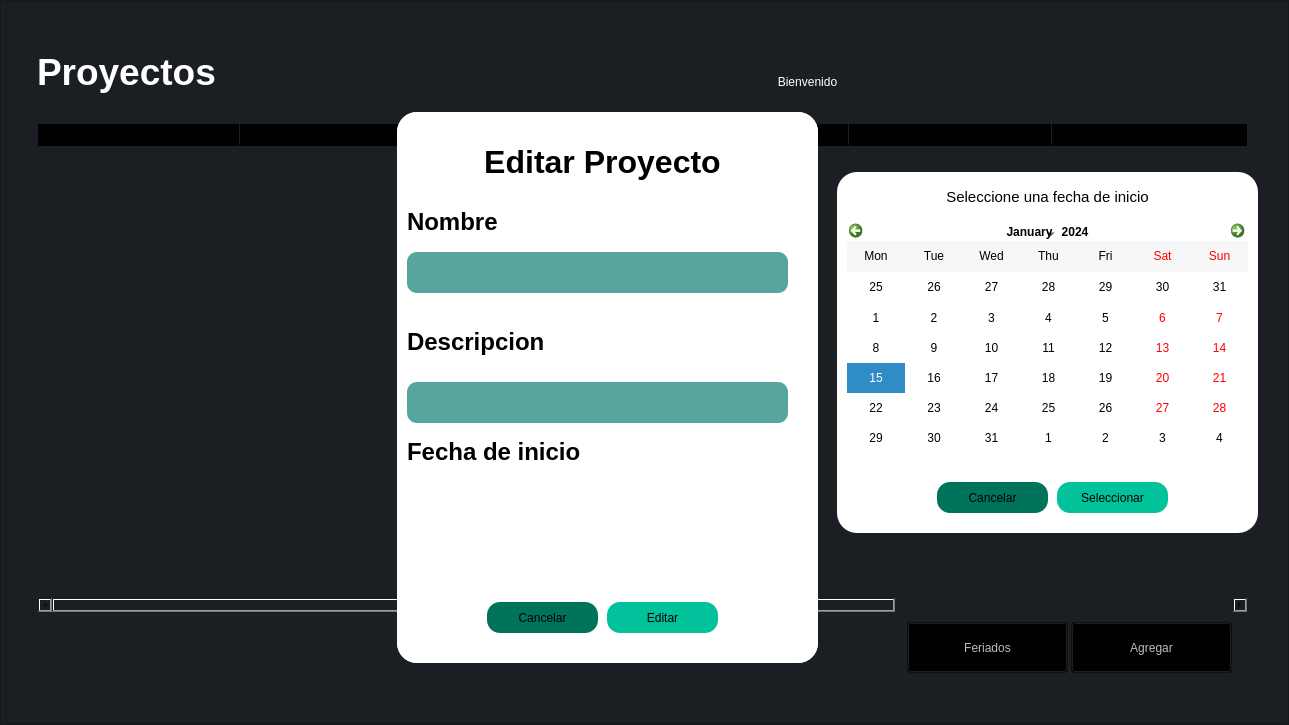
<?xml version="1.0" encoding="UTF-8"?>
<ui version="4.0">
 <class>Dialog</class>
 <widget class="QDialog" name="Dialog">
  <property name="enabled">
   <bool>true</bool>
  </property>
  <property name="geometry">
   <rect>
    <x>0</x>
    <y>0</y>
    <width>1289</width>
    <height>725</height>
   </rect>
  </property>
  <property name="minimumSize">
   <size>
    <width>1280</width>
    <height>700</height>
   </size>
  </property>
  <property name="windowTitle">
   <string>Dialog</string>
  </property>
  <property name="styleSheet">
   <string notr="true">background-color: rgb(27,31,36);</string>
  </property>
  <layout class="QGridLayout" name="gridLayout">
   <property name="leftMargin">
    <number>0</number>
   </property>
   <property name="topMargin">
    <number>0</number>
   </property>
   <property name="rightMargin">
    <number>0</number>
   </property>
   <property name="bottomMargin">
    <number>0</number>
   </property>
   <property name="horizontalSpacing">
    <number>0</number>
   </property>
   <item row="0" column="0">
    <widget class="QFrame" name="frame_2">
     <property name="styleSheet">
      <string notr="true"/>
     </property>
     <property name="frameShape">
      <enum>QFrame::StyledPanel</enum>
     </property>
     <property name="frameShadow">
      <enum>QFrame::Raised</enum>
     </property>
     <layout class="QHBoxLayout" name="horizontalLayout">
      <property name="spacing">
       <number>0</number>
      </property>
      <property name="leftMargin">
       <number>0</number>
      </property>
      <property name="topMargin">
       <number>0</number>
      </property>
      <property name="rightMargin">
       <number>0</number>
      </property>
      <property name="bottomMargin">
       <number>0</number>
      </property>
      <item>
       <spacer name="horizontalSpacer_2">
        <property name="orientation">
         <enum>Qt::Horizontal</enum>
        </property>
        <property name="sizeType">
         <enum>QSizePolicy::MinimumExpanding</enum>
        </property>
        <property name="sizeHint" stdset="0">
         <size>
          <width>5</width>
          <height>5</height>
         </size>
        </property>
       </spacer>
      </item>
      <item>
       <widget class="QFrame" name="frame_verde">
        <property name="styleSheet">
         <string notr="true"/>
        </property>
        <property name="frameShape">
         <enum>QFrame::StyledPanel</enum>
        </property>
        <property name="frameShadow">
         <enum>QFrame::Raised</enum>
        </property>
        <layout class="QVBoxLayout" name="verticalLayout">
         <property name="spacing">
          <number>0</number>
         </property>
         <property name="leftMargin">
          <number>0</number>
         </property>
         <property name="topMargin">
          <number>0</number>
         </property>
         <property name="rightMargin">
          <number>0</number>
         </property>
         <property name="bottomMargin">
          <number>0</number>
         </property>
         <item>
          <widget class="QWidget" name="fondo" native="true">
           <property name="enabled">
            <bool>true</bool>
           </property>
           <property name="minimumSize">
            <size>
             <width>1280</width>
             <height>700</height>
            </size>
           </property>
           <property name="mouseTracking">
            <bool>true</bool>
           </property>
           <property name="autoFillBackground">
            <bool>false</bool>
           </property>
           <property name="styleSheet">
            <string notr="true"/>
           </property>
           <widget class="QLabel" name="label">
            <property name="geometry">
             <rect>
              <x>30</x>
              <y>30</y>
              <width>441</width>
              <height>81</height>
             </rect>
            </property>
            <property name="autoFillBackground">
             <bool>false</bool>
            </property>
            <property name="styleSheet">
             <string notr="true">font: 36pt &quot;Verdana&quot;;
 color:rgb(255, 255, 255);
background-color: rgba(0,0,0,0);
border-radius:20;</string>
            </property>
            <property name="text">
             <string>&lt;html&gt;&lt;head/&gt;&lt;body&gt;&lt;p&gt;&lt;span style=&quot; font-size:28pt; font-weight:600;&quot;&gt;Proyectos&lt;/span&gt;&lt;/p&gt;&lt;/body&gt;&lt;/html&gt;</string>
            </property>
            <property name="alignment">
             <set>Qt::AlignLeading|Qt::AlignLeft|Qt::AlignVCenter</set>
            </property>
           </widget>
           <widget class="QTableWidget" name="tableWidget">
            <property name="geometry">
             <rect>
              <x>30</x>
              <y>120</y>
              <width>1211</width>
              <height>491</height>
             </rect>
            </property>
            <property name="styleSheet">
             <string notr="true">background-color: rgba(0,0,0,0);
font: 12pt &quot;Verdana&quot;;</string>
            </property>
            <property name="showGrid">
             <bool>true</bool>
            </property>
            <property name="wordWrap">
             <bool>true</bool>
            </property>
            <attribute name="horizontalHeaderVisible">
             <bool>true</bool>
            </attribute>
            <attribute name="horizontalHeaderDefaultSectionSize">
             <number>203</number>
            </attribute>
            <attribute name="horizontalHeaderHighlightSections">
             <bool>true</bool>
            </attribute>
            <attribute name="verticalHeaderCascadingSectionResizes">
             <bool>false</bool>
            </attribute>
            <attribute name="verticalHeaderDefaultSectionSize">
             <number>30</number>
            </attribute>
            <column>
             <property name="text">
              <string>Nombre</string>
             </property>
             <property name="font">
              <font>
               <family>Verdana</family>
               <pointsize>12</pointsize>
               <weight>75</weight>
               <bold>true</bold>
              </font>
             </property>
            </column>
            <column>
             <property name="text">
              <string>Descripción</string>
             </property>
             <property name="font">
              <font>
               <family>Verdana</family>
               <pointsize>12</pointsize>
               <weight>75</weight>
               <bold>true</bold>
              </font>
             </property>
            </column>
            <column>
             <property name="text">
              <string>Fecha de inicio</string>
             </property>
             <property name="font">
              <font>
               <family>Verdana</family>
               <pointsize>12</pointsize>
               <weight>75</weight>
               <bold>true</bold>
              </font>
             </property>
            </column>
            <column>
             <property name="text">
              <string>Fecha estimada</string>
             </property>
             <property name="font">
              <font>
               <family>Verdana</family>
               <pointsize>12</pointsize>
               <weight>75</weight>
               <bold>true</bold>
              </font>
             </property>
            </column>
            <column>
             <property name="text">
              <string>Actividades</string>
             </property>
             <property name="font">
              <font>
               <family>Verdana</family>
               <pointsize>12</pointsize>
               <weight>75</weight>
               <bold>true</bold>
              </font>
             </property>
            </column>
            <column>
             <property name="text">
              <string>Editar</string>
             </property>
             <property name="font">
              <font>
               <family>Verdana</family>
               <pointsize>12</pointsize>
               <weight>75</weight>
               <bold>true</bold>
              </font>
             </property>
            </column>
            <column>
             <property name="text">
              <string>Eliminar</string>
             </property>
             <property name="font">
              <font>
               <family>Verdana</family>
               <pointsize>12</pointsize>
               <weight>75</weight>
               <bold>true</bold>
              </font>
             </property>
            </column>
           </widget>
           <widget class="QLabel" name="name">
            <property name="geometry">
             <rect>
              <x>940</x>
              <y>50</y>
              <width>291</width>
              <height>61</height>
             </rect>
            </property>
            <property name="styleSheet">
             <string notr="true">font: 26pt &quot;Verdana&quot;; color:rgb(255, 255, 255);
background-color: rgba(0,0,0,0);
border-radius:20;</string>
            </property>
            <property name="text">
             <string>&lt;html&gt;&lt;head/&gt;&lt;body&gt;&lt;p&gt;&lt;br/&gt;&lt;/p&gt;&lt;/body&gt;&lt;/html&gt;</string>
            </property>
           </widget>
           <widget class="QLabel" name="label_2">
            <property name="geometry">
             <rect>
              <x>660</x>
              <y>50</y>
              <width>281</width>
              <height>61</height>
             </rect>
            </property>
            <property name="autoFillBackground">
             <bool>false</bool>
            </property>
            <property name="styleSheet">
             <string notr="true">color:rgb(255, 255, 255);
font: 26pt &quot;Verdana&quot;;
background-color: rgba(0,0,0,0);
border-radius:20;</string>
            </property>
            <property name="text">
             <string>&lt;html&gt;&lt;head/&gt;&lt;body&gt;&lt;p align=&quot;center&quot;&gt;Bienvenido&lt;/p&gt;&lt;/body&gt;&lt;/html&gt;</string>
            </property>
            <property name="alignment">
             <set>Qt::AlignLeading|Qt::AlignLeft|Qt::AlignVCenter</set>
            </property>
           </widget>
           <widget class="QWidget" name="crp" native="true">
            <property name="enabled">
             <bool>true</bool>
            </property>
            <property name="geometry">
             <rect>
              <x>390</x>
              <y>110</y>
              <width>421</width>
              <height>551</height>
             </rect>
            </property>
            <property name="styleSheet">
             <string notr="true">background-color: rgb(255, 255, 255);
border-bottom-left-radius: 20px;
border-bottom-right-radius:20px;
border-top-left-radius: 20px;
border-top-right-radius: 20px;</string>
            </property>
            <widget class="QLabel" name="label_3">
             <property name="geometry">
              <rect>
               <x>10</x>
               <y>20</y>
               <width>391</width>
               <height>61</height>
              </rect>
             </property>
             <property name="autoFillBackground">
              <bool>false</bool>
             </property>
             <property name="styleSheet">
              <string notr="true">color: rgb(0, 0, 0);
font: 28pt &quot;Verdana&quot;;
background-color: rgba(0,0,0,0);
border-radius:20;</string>
             </property>
             <property name="text">
              <string>&lt;html&gt;&lt;head/&gt;&lt;body&gt;&lt;p align=&quot;center&quot;&gt;&lt;span style=&quot; font-size:24pt; font-weight:600;&quot;&gt;Crear Proyecto&lt;/span&gt;&lt;/p&gt;&lt;/body&gt;&lt;/html&gt;</string>
             </property>
             <property name="alignment">
              <set>Qt::AlignLeading|Qt::AlignLeft|Qt::AlignVCenter</set>
             </property>
            </widget>
            <widget class="QLabel" name="label_4">
             <property name="geometry">
              <rect>
               <x>10</x>
               <y>80</y>
               <width>281</width>
               <height>61</height>
              </rect>
             </property>
             <property name="autoFillBackground">
              <bool>false</bool>
             </property>
             <property name="styleSheet">
              <string notr="true">color: rgb(0, 0, 0);
background-color: rgba(0,0,0,0);
border-radius:20;
font: 75 16pt &quot;Verdana&quot;;</string>
             </property>
             <property name="text">
              <string>&lt;html&gt;&lt;head/&gt;&lt;body&gt;&lt;p&gt;&lt;span style=&quot; font-size:18pt; font-weight:600;&quot;&gt;Nombre&lt;/span&gt;&lt;/p&gt;&lt;/body&gt;&lt;/html&gt;</string>
             </property>
             <property name="alignment">
              <set>Qt::AlignLeading|Qt::AlignLeft|Qt::AlignVCenter</set>
             </property>
            </widget>
            <widget class="QPushButton" name="cancelarbtn">
             <property name="geometry">
              <rect>
               <x>90</x>
               <y>480</y>
               <width>111</width>
               <height>31</height>
              </rect>
             </property>
             <property name="styleSheet">
              <string notr="true">background-color:rgb(0, 116, 91);
border-radius:13px;</string>
             </property>
             <property name="text">
              <string>Cancelar</string>
             </property>
            </widget>
            <widget class="QLabel" name="label_6">
             <property name="geometry">
              <rect>
               <x>10</x>
               <y>200</y>
               <width>281</width>
               <height>61</height>
              </rect>
             </property>
             <property name="autoFillBackground">
              <bool>false</bool>
             </property>
             <property name="styleSheet">
              <string notr="true">color: rgb(0, 0, 0);
background-color: rgba(0,0,0,0);
border-radius:20;
font: 75 16pt &quot;Verdana&quot;;</string>
             </property>
             <property name="text">
              <string>&lt;html&gt;&lt;head/&gt;&lt;body&gt;&lt;p&gt;&lt;span style=&quot; font-size:18pt; font-weight:600;&quot;&gt;Descripcion&lt;/span&gt;&lt;/p&gt;&lt;/body&gt;&lt;/html&gt;</string>
             </property>
             <property name="alignment">
              <set>Qt::AlignLeading|Qt::AlignLeft|Qt::AlignVCenter</set>
             </property>
            </widget>
            <widget class="QLabel" name="label_5">
             <property name="geometry">
              <rect>
               <x>10</x>
               <y>320</y>
               <width>281</width>
               <height>61</height>
              </rect>
             </property>
             <property name="autoFillBackground">
              <bool>false</bool>
             </property>
             <property name="styleSheet">
              <string notr="true">color: rgb(0, 0, 0);
background-color: rgba(0,0,0,0);
border-radius:20;
font: 75 16pt &quot;Verdana&quot;;</string>
             </property>
             <property name="text">
              <string>&lt;html&gt;&lt;head/&gt;&lt;body&gt;&lt;p&gt;&lt;span style=&quot; font-size:18pt; font-weight:600;&quot;&gt;Fecha de inicio&lt;/span&gt;&lt;/p&gt;&lt;/body&gt;&lt;/html&gt;</string>
             </property>
             <property name="alignment">
              <set>Qt::AlignLeading|Qt::AlignLeft|Qt::AlignVCenter</set>
             </property>
            </widget>
            <widget class="QLineEdit" name="nom">
             <property name="geometry">
              <rect>
               <x>10</x>
               <y>140</y>
               <width>381</width>
               <height>41</height>
              </rect>
             </property>
             <property name="styleSheet">
              <string notr="true">border-radius:10px;
font: 12pt &quot;Verdana&quot;;
background-color: rgb(87, 165, 159);
border-radius:10px;</string>
             </property>
            </widget>
            <widget class="QLineEdit" name="des">
             <property name="geometry">
              <rect>
               <x>10</x>
               <y>270</y>
               <width>381</width>
               <height>41</height>
              </rect>
             </property>
             <property name="styleSheet">
              <string notr="true">border-radius:10px;
font: 12pt &quot;Verdana&quot;;
background-color: rgb(87, 165, 159);
border-radius:10px;</string>
             </property>
            </widget>
            <widget class="QPushButton" name="crearbtn">
             <property name="geometry">
              <rect>
               <x>210</x>
               <y>480</y>
               <width>111</width>
               <height>31</height>
              </rect>
             </property>
             <property name="styleSheet">
              <string notr="true">background-color: rgb(1,194,154);
border-radius:13px;</string>
             </property>
             <property name="text">
              <string>Crear</string>
             </property>
            </widget>
            <widget class="QPushButton" name="calendarbtn_2">
             <property name="geometry">
              <rect>
               <x>170</x>
               <y>380</y>
               <width>71</width>
               <height>61</height>
              </rect>
             </property>
             <property name="text">
              <string/>
             </property>
             <property name="icon">
              <iconset>
               <normaloff>valentines-day.png</normaloff>valentines-day.png</iconset>
             </property>
             <property name="iconSize">
              <size>
               <width>60</width>
               <height>60</height>
              </size>
             </property>
            </widget>
            <widget class="QLabel" name="fechaIniLabel">
             <property name="geometry">
              <rect>
               <x>10</x>
               <y>380</y>
               <width>141</width>
               <height>41</height>
              </rect>
             </property>
             <property name="styleSheet">
              <string notr="true">font: 12pt &quot;Verdana&quot;;</string>
             </property>
             <property name="text">
              <string>&lt;html&gt;&lt;head/&gt;&lt;body&gt;&lt;p&gt;&lt;br/&gt;&lt;/p&gt;&lt;/body&gt;&lt;/html&gt;</string>
             </property>
            </widget>
           </widget>
           <widget class="QWidget" name="editarp" native="true">
            <property name="enabled">
             <bool>true</bool>
            </property>
            <property name="geometry">
             <rect>
              <x>390</x>
              <y>110</y>
              <width>421</width>
              <height>551</height>
             </rect>
            </property>
            <property name="styleSheet">
             <string notr="true">background-color: rgb(255, 255, 255);
border-bottom-left-radius: 20px;
border-bottom-right-radius:20px;
border-top-left-radius: 20px;
border-top-right-radius: 20px;</string>
            </property>
            <widget class="QLabel" name="label_8">
             <property name="geometry">
              <rect>
               <x>10</x>
               <y>20</y>
               <width>391</width>
               <height>61</height>
              </rect>
             </property>
             <property name="autoFillBackground">
              <bool>false</bool>
             </property>
             <property name="styleSheet">
              <string notr="true">color: rgb(0, 0, 0);
font: 28pt &quot;Verdana&quot;;
background-color: rgba(0,0,0,0);
border-radius:20;</string>
             </property>
             <property name="text">
              <string>&lt;html&gt;&lt;head/&gt;&lt;body&gt;&lt;p align=&quot;center&quot;&gt;&lt;span style=&quot; font-size:24pt; font-weight:600;&quot;&gt;Editar Proyecto&lt;/span&gt;&lt;/p&gt;&lt;/body&gt;&lt;/html&gt;</string>
             </property>
             <property name="alignment">
              <set>Qt::AlignLeading|Qt::AlignLeft|Qt::AlignVCenter</set>
             </property>
            </widget>
            <widget class="QLabel" name="label_9">
             <property name="geometry">
              <rect>
               <x>10</x>
               <y>80</y>
               <width>281</width>
               <height>61</height>
              </rect>
             </property>
             <property name="autoFillBackground">
              <bool>false</bool>
             </property>
             <property name="styleSheet">
              <string notr="true">color: rgb(0, 0, 0);
background-color: rgba(0,0,0,0);
border-radius:20;
font: 75 16pt &quot;Verdana&quot;;</string>
             </property>
             <property name="text">
              <string>&lt;html&gt;&lt;head/&gt;&lt;body&gt;&lt;p&gt;&lt;span style=&quot; font-size:18pt; font-weight:600;&quot;&gt;Nombre&lt;/span&gt;&lt;/p&gt;&lt;/body&gt;&lt;/html&gt;</string>
             </property>
             <property name="alignment">
              <set>Qt::AlignLeading|Qt::AlignLeft|Qt::AlignVCenter</set>
             </property>
            </widget>
            <widget class="QPushButton" name="cancelarbtn_3">
             <property name="geometry">
              <rect>
               <x>90</x>
               <y>490</y>
               <width>111</width>
               <height>31</height>
              </rect>
             </property>
             <property name="styleSheet">
              <string notr="true">background-color:rgb(0, 116, 91);
border-radius:13px;</string>
             </property>
             <property name="text">
              <string>Cancelar</string>
             </property>
            </widget>
            <widget class="QLabel" name="label_10">
             <property name="geometry">
              <rect>
               <x>10</x>
               <y>200</y>
               <width>281</width>
               <height>61</height>
              </rect>
             </property>
             <property name="autoFillBackground">
              <bool>false</bool>
             </property>
             <property name="styleSheet">
              <string notr="true">color: rgb(0, 0, 0);
background-color: rgba(0,0,0,0);
border-radius:20;
font: 75 16pt &quot;Verdana&quot;;</string>
             </property>
             <property name="text">
              <string>&lt;html&gt;&lt;head/&gt;&lt;body&gt;&lt;p&gt;&lt;span style=&quot; font-size:18pt; font-weight:600;&quot;&gt;Descripcion&lt;/span&gt;&lt;/p&gt;&lt;/body&gt;&lt;/html&gt;</string>
             </property>
             <property name="alignment">
              <set>Qt::AlignLeading|Qt::AlignLeft|Qt::AlignVCenter</set>
             </property>
            </widget>
            <widget class="QLabel" name="label_11">
             <property name="geometry">
              <rect>
               <x>10</x>
               <y>310</y>
               <width>281</width>
               <height>61</height>
              </rect>
             </property>
             <property name="autoFillBackground">
              <bool>false</bool>
             </property>
             <property name="styleSheet">
              <string notr="true">color: rgb(0, 0, 0);
background-color: rgba(0,0,0,0);
border-radius:20;
font: 75 16pt &quot;Verdana&quot;;</string>
             </property>
             <property name="text">
              <string>&lt;html&gt;&lt;head/&gt;&lt;body&gt;&lt;p&gt;&lt;span style=&quot; font-size:18pt; font-weight:600;&quot;&gt;Fecha de inicio&lt;/span&gt;&lt;/p&gt;&lt;/body&gt;&lt;/html&gt;</string>
             </property>
             <property name="alignment">
              <set>Qt::AlignLeading|Qt::AlignLeft|Qt::AlignVCenter</set>
             </property>
            </widget>
            <widget class="QLineEdit" name="nom_2">
             <property name="geometry">
              <rect>
               <x>10</x>
               <y>140</y>
               <width>381</width>
               <height>41</height>
              </rect>
             </property>
             <property name="styleSheet">
              <string notr="true">border-radius:10px;
font: 12pt &quot;Verdana&quot;;
background-color: rgb(87, 165, 159);
border-radius:10px;</string>
             </property>
            </widget>
            <widget class="QLineEdit" name="des_2">
             <property name="geometry">
              <rect>
               <x>10</x>
               <y>270</y>
               <width>381</width>
               <height>41</height>
              </rect>
             </property>
             <property name="styleSheet">
              <string notr="true">border-radius:10px;
font: 12pt &quot;Verdana&quot;;
background-color: rgb(87, 165, 159);
border-radius:10px;</string>
             </property>
            </widget>
            <widget class="QPushButton" name="editarbtn">
             <property name="geometry">
              <rect>
               <x>210</x>
               <y>490</y>
               <width>111</width>
               <height>31</height>
              </rect>
             </property>
             <property name="styleSheet">
              <string notr="true">background-color: rgb(1,194,154);
border-radius:13px;</string>
             </property>
             <property name="text">
              <string>Editar</string>
             </property>
            </widget>
            <widget class="QPushButton" name="calendarbtn">
             <property name="geometry">
              <rect>
               <x>160</x>
               <y>380</y>
               <width>81</width>
               <height>61</height>
              </rect>
             </property>
             <property name="text">
              <string/>
             </property>
             <property name="icon">
              <iconset>
               <normaloff>valentines-day.png</normaloff>valentines-day.png</iconset>
             </property>
             <property name="iconSize">
              <size>
               <width>60</width>
               <height>60</height>
              </size>
             </property>
            </widget>
            <widget class="QLabel" name="fechaIniLabel_2">
             <property name="geometry">
              <rect>
               <x>20</x>
               <y>370</y>
               <width>141</width>
               <height>41</height>
              </rect>
             </property>
             <property name="styleSheet">
              <string notr="true">font: 12pt &quot;Verdana&quot;;</string>
             </property>
             <property name="text">
              <string>&lt;html&gt;&lt;head/&gt;&lt;body&gt;&lt;p&gt;&lt;br/&gt;&lt;/p&gt;&lt;/body&gt;&lt;/html&gt;</string>
             </property>
            </widget>
           </widget>
           <widget class="QWidget" name="eliminar" native="true">
            <property name="enabled">
             <bool>true</bool>
            </property>
            <property name="geometry">
             <rect>
              <x>480</x>
              <y>300</y>
              <width>321</width>
              <height>161</height>
             </rect>
            </property>
            <property name="styleSheet">
             <string notr="true">background-color: rgb(255, 255, 255);
border-bottom-left-radius: 20px;
border-bottom-right-radius:20px;
border-top-left-radius: 20px;
border-top-right-radius: 20px;</string>
            </property>
            <widget class="QLabel" name="label_7">
             <property name="geometry">
              <rect>
               <x>0</x>
               <y>10</y>
               <width>301</width>
               <height>71</height>
              </rect>
             </property>
             <property name="autoFillBackground">
              <bool>false</bool>
             </property>
             <property name="styleSheet">
              <string notr="true">color: rgb(0, 0, 0);
font: 18pt &quot;Verdana&quot;;
background-color: rgba(0,0,0,0);
border-radius:20;</string>
             </property>
             <property name="text">
              <string>&lt;html&gt;&lt;head/&gt;&lt;body&gt;&lt;p align=&quot;center&quot;&gt;&lt;span style=&quot; font-size:11pt;&quot;&gt;Esta seguro que desea eliminar&lt;/span&gt;&lt;/p&gt;&lt;/body&gt;&lt;/html&gt;</string>
             </property>
             <property name="alignment">
              <set>Qt::AlignLeading|Qt::AlignLeft|Qt::AlignVCenter</set>
             </property>
            </widget>
            <widget class="QLabel" name="nom_proy">
             <property name="geometry">
              <rect>
               <x>10</x>
               <y>60</y>
               <width>301</width>
               <height>41</height>
              </rect>
             </property>
             <property name="styleSheet">
              <string notr="true">font: 14pt &quot;Verdana&quot;;</string>
             </property>
             <property name="text">
              <string/>
             </property>
            </widget>
            <widget class="QPushButton" name="cancelarbtn_2">
             <property name="geometry">
              <rect>
               <x>70</x>
               <y>110</y>
               <width>81</width>
               <height>31</height>
              </rect>
             </property>
             <property name="styleSheet">
              <string notr="true">background-color:rgb(0, 116, 91);
border-radius:13px;</string>
             </property>
             <property name="text">
              <string>Cancelar</string>
             </property>
            </widget>
            <widget class="QPushButton" name="eliminarbtn">
             <property name="geometry">
              <rect>
               <x>180</x>
               <y>110</y>
               <width>91</width>
               <height>31</height>
              </rect>
             </property>
             <property name="styleSheet">
              <string notr="true">background-color: rgb(1,194,154);
border-radius:13px;</string>
             </property>
             <property name="text">
              <string>Eliminar</string>
             </property>
            </widget>
           </widget>
           <widget class="QPushButton" name="botoMAS">
            <property name="geometry">
             <rect>
              <x>1064</x>
              <y>620</y>
              <width>161</width>
              <height>51</height>
             </rect>
            </property>
            <property name="styleSheet">
             <string notr="true">background-color: rgba(0,0, 0, 0);
font: 14pt &quot;Verdana&quot;;
color: rgb(188, 188, 188);</string>
            </property>
            <property name="text">
             <string>Agregar</string>
            </property>
            <property name="icon">
             <iconset>
              <normaloff>share (1).png</normaloff>share (1).png</iconset>
            </property>
            <property name="iconSize">
             <size>
              <width>50</width>
              <height>50</height>
             </size>
            </property>
           </widget>
           <widget class="QWidget" name="calendarioW" native="true">
            <property name="enabled">
             <bool>true</bool>
            </property>
            <property name="geometry">
             <rect>
              <x>830</x>
              <y>170</y>
              <width>421</width>
              <height>361</height>
             </rect>
            </property>
            <property name="styleSheet">
             <string notr="true">background-color: rgb(255, 255, 255);
border-bottom-left-radius: 20px;
border-bottom-right-radius:20px;
border-top-left-radius: 20px;
border-top-right-radius: 20px;</string>
            </property>
            <widget class="QLabel" name="label_12">
             <property name="geometry">
              <rect>
               <x>60</x>
               <y>-10</y>
               <width>301</width>
               <height>71</height>
              </rect>
             </property>
             <property name="autoFillBackground">
              <bool>false</bool>
             </property>
             <property name="styleSheet">
              <string notr="true">color: rgb(0, 0, 0);
font: 18pt &quot;Verdana&quot;;
background-color: rgba(0,0,0,0);
border-radius:20;</string>
             </property>
             <property name="text">
              <string>&lt;html&gt;&lt;head/&gt;&lt;body&gt;&lt;p align=&quot;center&quot;&gt;&lt;span style=&quot; font-size:11pt;&quot;&gt;Seleccione una fecha de inicio&lt;/span&gt;&lt;/p&gt;&lt;/body&gt;&lt;/html&gt;</string>
             </property>
             <property name="alignment">
              <set>Qt::AlignLeading|Qt::AlignLeft|Qt::AlignVCenter</set>
             </property>
            </widget>
            <widget class="QCalendarWidget" name="calendario">
             <property name="geometry">
              <rect>
               <x>10</x>
               <y>50</y>
               <width>401</width>
               <height>231</height>
              </rect>
             </property>
             <property name="styleSheet">
              <string notr="true">color: black</string>
             </property>
             <property name="firstDayOfWeek">
              <enum>Qt::Monday</enum>
             </property>
             <property name="verticalHeaderFormat">
              <enum>QCalendarWidget::NoVerticalHeader</enum>
             </property>
            </widget>
            <widget class="QPushButton" name="seleccionarbtn">
             <property name="geometry">
              <rect>
               <x>220</x>
               <y>310</y>
               <width>111</width>
               <height>31</height>
              </rect>
             </property>
             <property name="styleSheet">
              <string notr="true">background-color: rgb(1,194,154);
border-radius:13px;</string>
             </property>
             <property name="text">
              <string>Seleccionar</string>
             </property>
            </widget>
            <widget class="QPushButton" name="cancelarbtn_4">
             <property name="geometry">
              <rect>
               <x>100</x>
               <y>310</y>
               <width>111</width>
               <height>31</height>
              </rect>
             </property>
             <property name="styleSheet">
              <string notr="true">background-color:rgb(0, 116, 91);
border-radius:13px;</string>
             </property>
             <property name="text">
              <string>Cancelar</string>
             </property>
            </widget>
           </widget>
           <widget class="QPushButton" name="botoFERIADO">
            <property name="geometry">
             <rect>
              <x>900</x>
              <y>620</y>
              <width>161</width>
              <height>51</height>
             </rect>
            </property>
            <property name="styleSheet">
             <string notr="true">background-color: rgba(0,0, 0, 0);
font: 14pt &quot;Verdana&quot;;
color: rgb(188, 188, 188);</string>
            </property>
            <property name="text">
             <string>Feriados</string>
            </property>
            <property name="icon">
             <iconset>
              <normaloff>vacaciones.png</normaloff>vacaciones.png</iconset>
            </property>
            <property name="iconSize">
             <size>
              <width>50</width>
              <height>50</height>
             </size>
            </property>
           </widget>
           <zorder>tableWidget</zorder>
           <zorder>label</zorder>
           <zorder>name</zorder>
           <zorder>label_2</zorder>
           <zorder>eliminar</zorder>
           <zorder>botoMAS</zorder>
           <zorder>calendarioW</zorder>
           <zorder>crp</zorder>
           <zorder>editarp</zorder>
           <zorder>botoFERIADO</zorder>
          </widget>
         </item>
        </layout>
       </widget>
      </item>
      <item>
       <spacer name="horizontalSpacer">
        <property name="orientation">
         <enum>Qt::Horizontal</enum>
        </property>
        <property name="sizeType">
         <enum>QSizePolicy::MinimumExpanding</enum>
        </property>
        <property name="sizeHint" stdset="0">
         <size>
          <width>5</width>
          <height>10</height>
         </size>
        </property>
       </spacer>
      </item>
     </layout>
    </widget>
   </item>
  </layout>
 </widget>
 <resources/>
 <connections/>
</ui>
